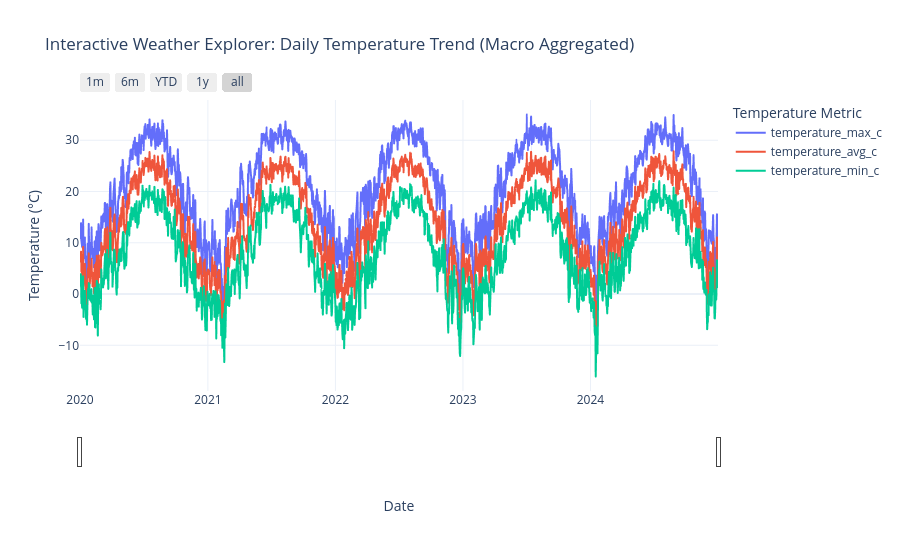

The cell this chart's notebook holds for it:
### Markdown cell above
Interactive Plot 1 – Date Weather Explorer

### Code cell
daily_macro = (
    clean_df.groupby('date')[
        ['temperature_max_c', 'temperature_avg_c', 'temperature_min_c']
    ]
    .mean()
    .reset_index()
)

fig_interactive_1 = px.line(
    daily_macro,
    x='date',
    y=['temperature_max_c', 'temperature_avg_c', 'temperature_min_c'],
    labels={
        'date': 'Date',
        'value': 'Temperature (°C)',
        'variable': 'Temperature Metric',
    },
    title=(
        'Interactive Weather Explorer: Daily Temperature Trend (Macro'
        ' Aggregated)'
    ),
)

fig_interactive_1.update_xaxes(
    rangeslider_visible=True,
    rangeselector=dict(
        buttons=list([
            dict(count=1, label='1m', step='month', stepmode='backward'),
            dict(count=6, label='6m', step='month', stepmode='backward'),
            dict(count=1, label='YTD', step='year', stepmode='todate'),
            dict(count=1, label='1y', step='year', stepmode='backward'),
            dict(step='all'),
        ])
    ),
)
fig_interactive_1.update_layout(template='plotly_white', hovermode='x unified')

plot1_path = 'reports/figures/interactive_weather_explorer.html'
fig_interactive_1.write_html(plot1_path)
fig_interactive_1.show()
print(f'Saved Plot 1 to {plot1_path}')

### Figure 1 — Plotly figure (JSON) as saved in the notebook; plotly's stock layout.template omitted (floating-point values rounded to 4 significant figures; data arrays with more than 128 entries replaced by an {"elided": "..."} marker saying what was removed)
{"data": [{"hovertemplate": "Temperature Metric=temperature_max_c<br>Date=%{x}<br>Temperature (°C)=%{y}<extra></extra>", "legendgroup": "temperature_max_c", "line": {"color": "#636efa", "dash": "solid"}, "marker": {"symbol": "circle"}, "mode": "lines", "name": "temperature_max_c", "showlegend": true, "type": "scattergl", "x": {"elided": "1827 str values"}, "xaxis": "x", "y": {"elided": "1827 float values"}, "yaxis": "y"}, {"hovertemplate": "Temperature Metric=temperature_avg_c<br>Date=%{x}<br>Temperature (°C)=%{y}<extra></extra>", "legendgroup": "temperature_avg_c", "line": {"color": "#EF553B", "dash": "solid"}, "marker": {"symbol": "circle"}, "mode": "lines", "name": "temperature_avg_c", "showlegend": true, "type": "scattergl", "x": {"elided": "1827 str values"}, "xaxis": "x", "y": {"elided": "1827 float values"}, "yaxis": "y"}, {"hovertemplate": "Temperature Metric=temperature_min_c<br>Date=%{x}<br>Temperature (°C)=%{y}<extra></extra>", "legendgroup": "temperature_min_c", "line": {"color": "#00cc96", "dash": "solid"}, "marker": {"symbol": "circle"}, "mode": "lines", "name": "temperature_min_c", "showlegend": true, "type": "scattergl", "x": {"elided": "1827 str values"}, "xaxis": "x", "y": {"elided": "1827 float values"}, "yaxis": "y"}], "layout": {"hovermode": "x unified", "legend": {"title": {"text": "Temperature Metric"}, "tracegroupgap": 0}, "title": {"text": "Interactive Weather Explorer: Daily Temperature Trend (Macro Aggregated)"}, "xaxis": {"anchor": "y", "domain": [0, 1], "rangeselector": {"buttons": [{"count": 1, "label": "1m", "step": "month", "stepmode": "backward"}, {"count": 6, "label": "6m", "step": "month", "stepmode": "backward"}, {"count": 1, "label": "YTD", "step": "year", "stepmode": "todate"}, {"count": 1, "label": "1y", "step": "year", "stepmode": "backward"}, {"step": "all"}]}, "rangeslider": {"visible": true}, "title": {"text": "Date"}}, "yaxis": {"anchor": "x", "domain": [0, 1], "title": {"text": "Temperature (°C)"}}}}
